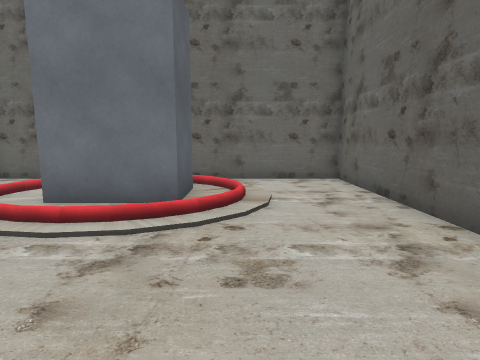
[1] (above)

24 first-person views from a walk through a scene from a Unity 3-D project. The camera is 1.3 m above the floor, tilts 8° down and sees 80° across. The floor is counted in squares, 1 m on a side. Each view is taken from the middle of a square. On the plan, view 1 faces up. The plan holds only what a view shows up to about 13 squares ahead; the rest is blank. The place goes on beyond the plan. The player is left out.

[2]
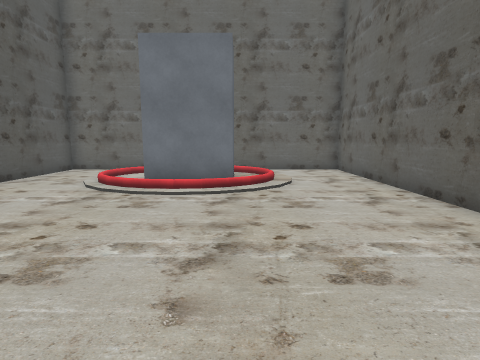

[3]
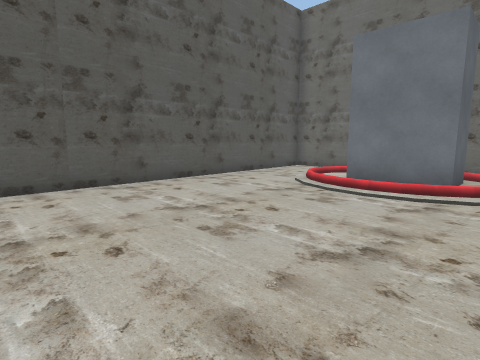

[4]
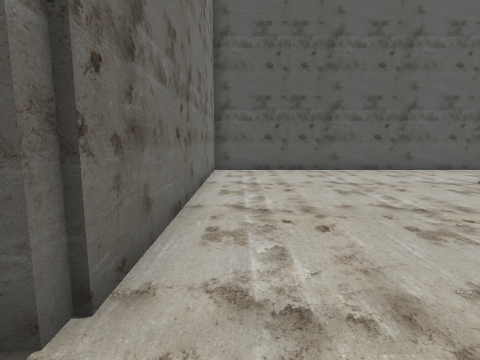

[5]
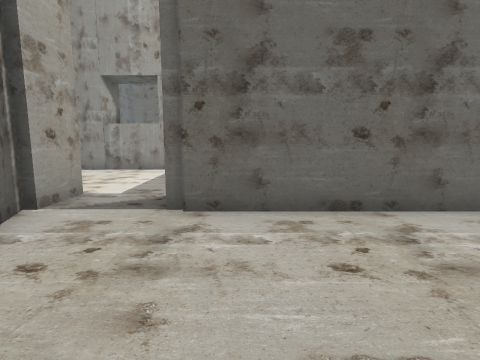

[6]
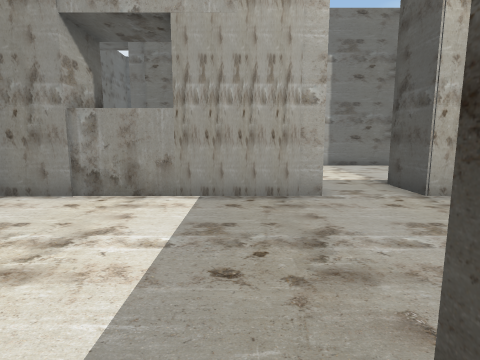

[7]
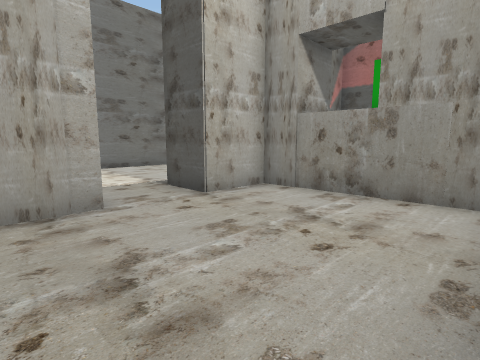

[8]
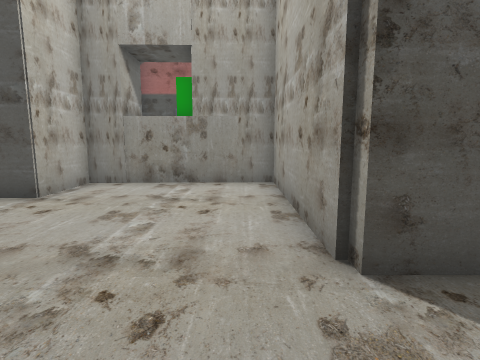

[9]
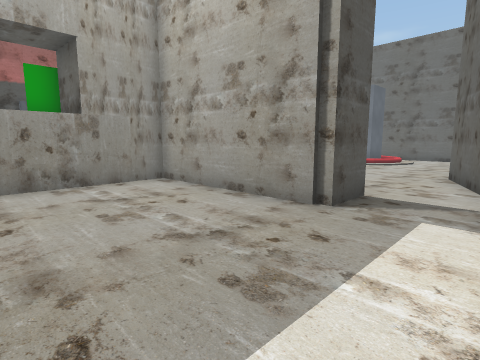

[10]
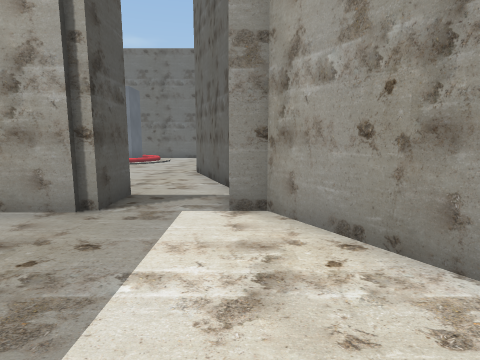

[11]
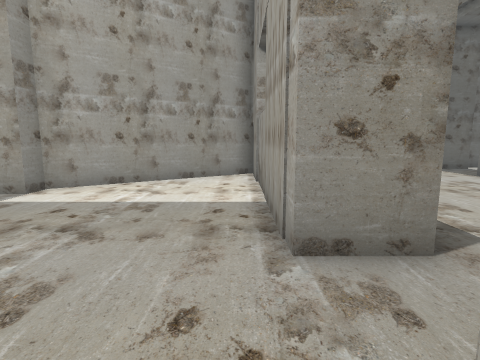

[12]
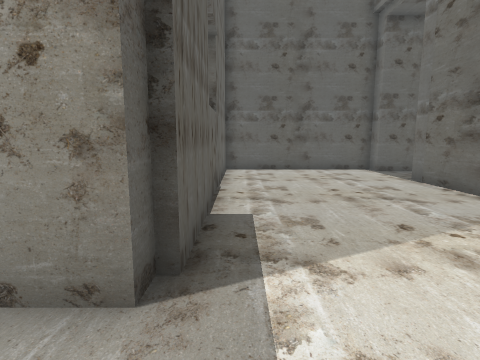

[13]
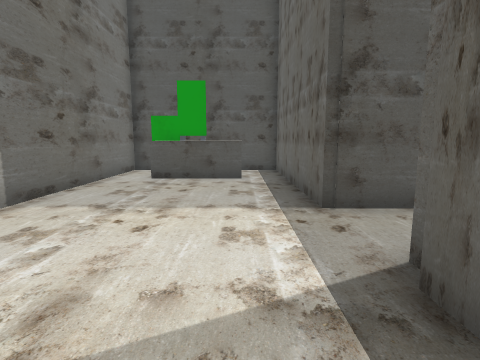

[14]
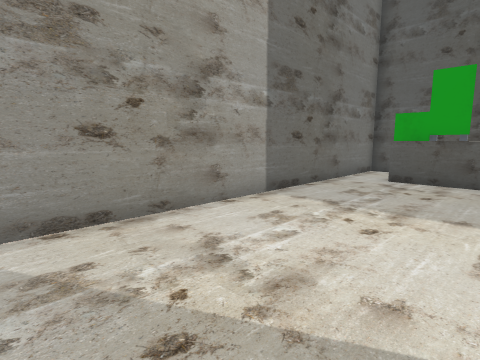

[15]
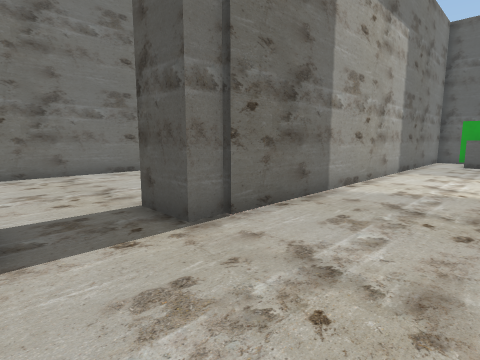

[16]
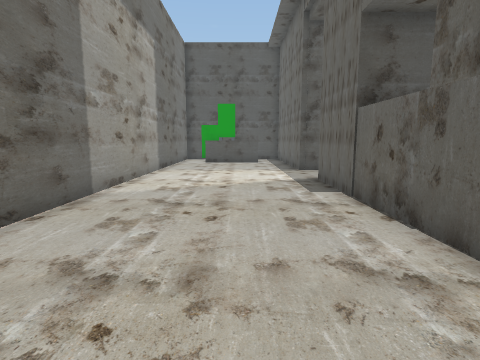

[17]
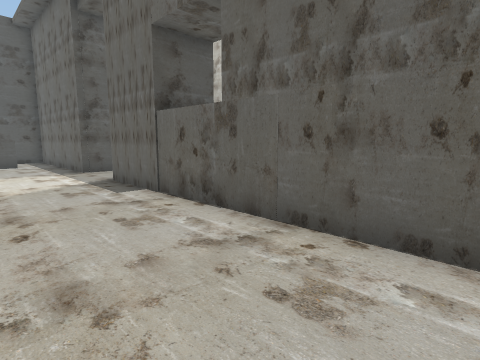

[18]
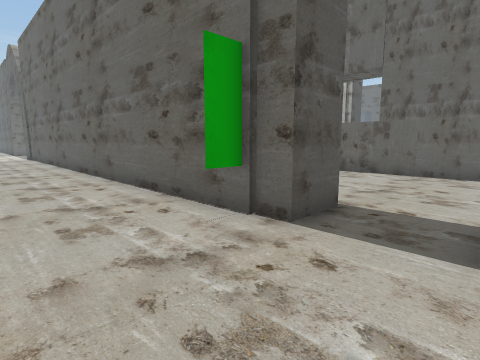

[19]
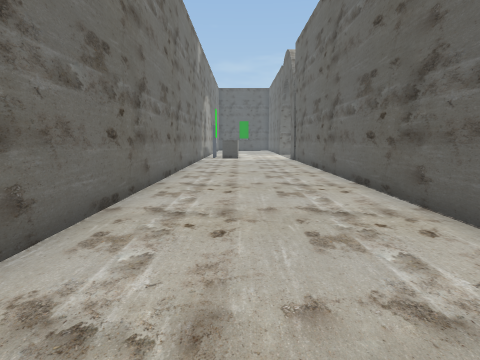

[20]
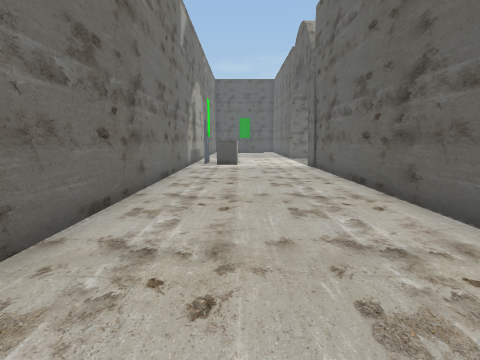

[21]
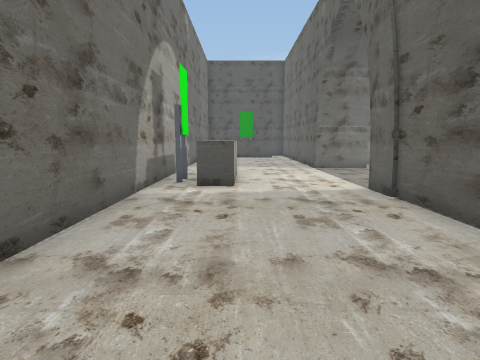

[22]
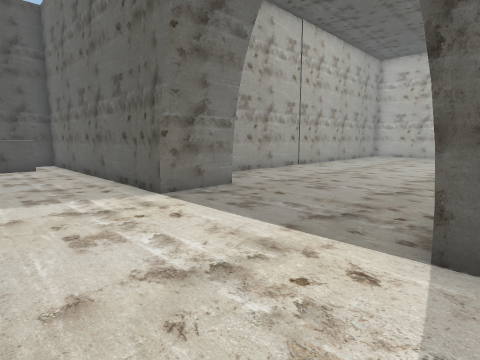

[23]
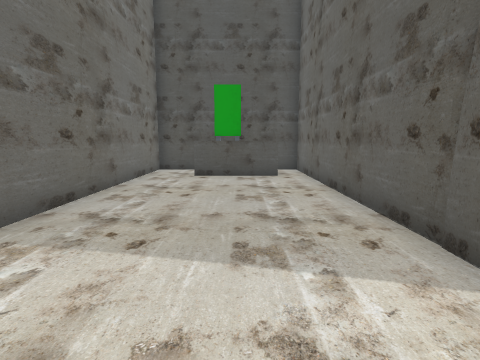

[24]
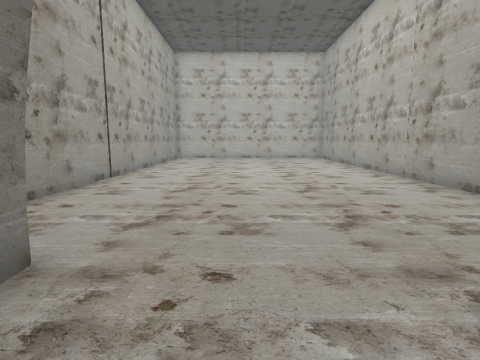

### Floor plan
Ten units are one square. View 1 is at (0, 0); x grows to the right and y downward. Boxes are objects, and circles mark ways between rooms. Rooms are numbered by the first view taken in them; rooms with no view inside come last. Other rooms are left out.
<svg viewBox="-291 -101 412 382">
<path fill="none" stroke="#000" d="M-13 -74 -13 -55 -39 -55M33 -20 33 -96 -16 -96M-51 -96 -84 -96 -84 41 24 41M39 12 32 -6M11 116 92 116 56 60 48 60 48 41M24 41 24 60 -37 60 -36 116 -13 116M51 43 39 12M18 132 11 132 11 116M-13 116 -13 134 -84 134 -84 196 85 196M116 186 116 134 16 134M-102 152 -102 89M-130 251 -130 262M-181 191 -181 214 -286 214 -286 276 -201 276M-147 268 -136 268M-165 276 101 276M-205 88 -205 170M75 214 75 223M85 196 85 214 -128 214M109 214 109 196 116 196 116 186"/>
<rect x="-75" y="145" width="20" height="40" fill="#bbb"><title>other object</title></rect>
<rect x="-285" y="225" width="20" height="40" fill="#bbb"><title>other object</title></rect>
<circle cx="30" cy="25" r="3" fill="#2a7"/>
<circle cx="0" cy="125" r="3" fill="#2a7"/>
<circle cx="100" cy="183" r="3" fill="#2a7"/>
<text x="-30" y="-30">1</text>
<text x="20" y="80">2</text>
<text x="10" y="160">3</text>
<text x="-110" y="190">4</text>
</svg>
Room 1 opens to room 2. Room 2 opens to room 3. Room 3 opens to room 4.

Where each view was taken, in squares from view 1:
view 1: 0 up, 0 right, facing up
view 2: 3 down, 1 left, facing up
view 3: 3 down, 0 right, facing up-left
view 4: 3 down, 4 right, facing left
view 5: 1 up, 1 right, facing down
view 6: 5 down, 3 right, facing down
view 7: 6 down, 3 right, facing down-left
view 8: 7 down, 5 right, facing left
view 9: 11 down, 5 right, facing up-left
view 10: 11 down, 5 right, facing up
view 11: 11 down, 2 left, facing right
view 12: 14 down, 1 left, facing right
view 13: 15 down, 4 right, facing left
view 14: 15 down, 4 right, facing down-left
view 15: 16 down, 11 right, facing down-left
view 16: 16 down, 11 right, facing left
view 17: 17 down, 11 right, facing up-left
view 18: 25 down, 11 right, facing up-left
view 19: 25 down, 7 right, facing left
view 20: 25 down, 2 right, facing left
view 21: 25 down, 5 left, facing left
view 22: 25 down, 12 left, facing up-left
view 23: 24 down, 16 left, facing left
view 24: 22 down, 16 left, facing up
